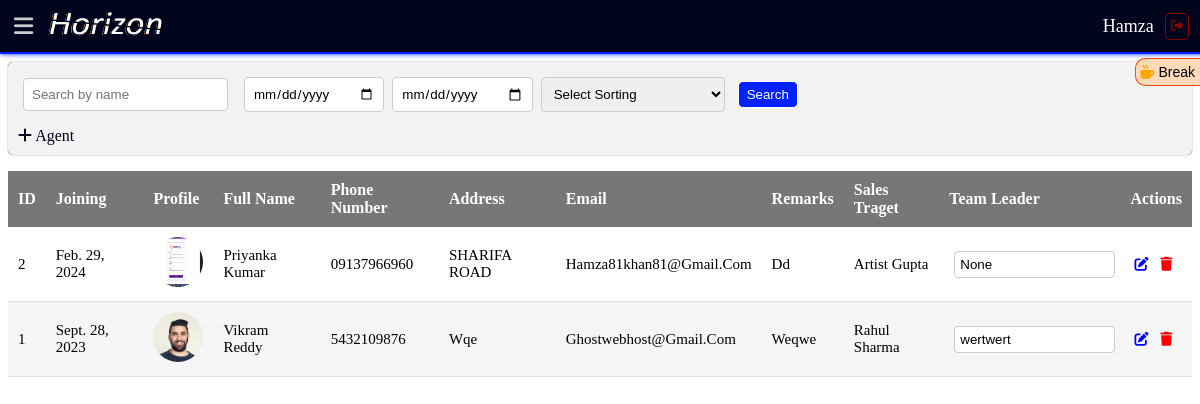
Page /agents/ (signed in) on the committed database.
### realestateapp/models.py (models this page shows, shortened)
class CustomUser(AbstractUser):
    USER_ROLES = [
        (1, "Admin"),
        (2, "Team Leader"),
        (3, "Agent"),
    ]
    role = models.PositiveIntegerField(choices=USER_ROLES, default=1)

class Agent(models.Model):
    auth_user = models.OneToOneField(
        CustomUser, on_delete=models.CASCADE, related_name='agent')
    username = models.CharField(max_length=150, unique=True)
    password = models.CharField(max_length=128)
    profile_pic = models.ImageField(upload_to='employ_profile_pic', null=True)
    first_name = models.CharField(max_length=100)
    last_name = models.CharField(max_length=100)
    email = models.EmailField(unique=True)
    phone_number = models.CharField(max_length=20)
    address = models.TextField()
    joining_date = models.DateField()
    sales_traget = models.CharField(blank=True,null=True,max_length=255)
    remarks = models.TextField(blank=True)
    team_leader = models.ForeignKey(
        TeamLeader, on_delete=models.CASCADE, related_name='agents')

class TeamLeader(models.Model):
    auth_user = models.OneToOneField(
        CustomUser, on_delete=models.CASCADE, related_name='teamleader')
    username = models.CharField(max_length=150)
    password = models.CharField(max_length=128)
    profile_pic = models.ImageField(upload_to='employ_profile_pic', null=True)
    first_name = models.CharField(max_length=100)
    last_name = models.CharField(max_length=100)
    email = models.EmailField(unique=True)
    phone_number = models.CharField(max_length=20)
    address = models.TextField()
    joining_date = models.DateField()
    remarks = models.TextField(blank=True)
    sales_traget = models.CharField(blank=True,null=True,max_length=255)

### realestateapp/views.py (the view, shortened to what this page needs)
# urls.py: path('agents/', AgentListView.as_view(), name='agent_list'),
class AgentListView(LoginRequiredMixin, ListView):
    model = Agent
    template_name = 'agent_list.html'
    paginate_by = 10
    def get_queryset(self):
        filter_val = self.request.GET.get("filter", "")
        date_from = self.request.GET.get("date_from", "")
        date_to = self.request.GET.get("date_to", "")
        team_leader = self.request.GET.get("team_leader", "")
        order_by = self.request.GET.get("orderby", "-id")
        agents = Agent.objects.all()
        user = self.request.user
        if user.role == 2:  # Assuming role field exists on the user model
            team_leader = user.teamleader  # Assuming teamleader field exists on the user model
            agents = Agent.objects.filter(team_leader=team_leader)
        if date_from and date_to:
            date_from = datetime.strptime(date_from, "%Y-%m-%d").date()
            date_to = datetime.strptime(date_to, "%Y-%m-%d").date()
            agents = agents.filter(joining_date__range=(date_from, date_to))
        if team_leader:
            agents = agents.filter(team_leader_id=team_leader)
        agents = agents.order_by(order_by)
        return agents
    def get_context_data(self, **kwargs):
        context = super().get_context_data(**kwargs)
        context["filter"] = self.request.GET.get("filter", "")
        context["date_from"] = self.request.GET.get("date_from", "")
        context["date_to"] = self.request.GET.get("date_to", "")
        context["team_leader"] = self.request.GET.get("team_leader", "")
        context["orderby"] = self.request.GET.get("orderby", "-id")
        context["team_leaders"] = TeamLeader.objects.all()
        return context

### template/agent_list.html (shortened to what this page needs)
{% extends 'base.html' %}
{% block content %}
<br>
<br>
<br>
<div class="form-container">
  <form method="get" action="{% url 'agent_list' %}" class="">
    <div class="form-row align-items-center">
      <div class="search">
        <input type="text" name="filter" class="form-control" placeholder="Search by name " value="{{ filter }}">
      </div>
      <div class="">
        <input type="date" name="date_from" class="form-control" placeholder="Deal Date From" value="{{ date_from }}">
      </div>
      <div class="">
        <input type="date" name="date_to" class="form-control" placeholder="Deal Date To" value="{{ date_to }}">
      </div>
      <div class="">
        <select name="orderby" class="form-control">
          <option value="" selected disabled>Select Sorting</option>
        </select>
      </div>
      <div class="">
        <button type="submit" class="btn btn-primary">Search</button>
      </div>
    </div>
  </form>
  <a class="add" href="#" id="leadLink"><i class="fas fa-regular fa-plus"></i> Agent</a>
</div>
<table class="table">
  <thead>
    <tr>
      <th>ID</th>
      <th>Joining</th>
      <th>Profile</th>
      <th>Full Name</th>
      <th>Phone Number</th>
      <th>Address</th>
      <th>Email</th>
      <th>Remarks</th>
      {% if user.role != 3 %}
      <th>Sales Traget</th>
      {% endif %}
      {% if user.role == 1 %}
      <th>Team Leader</th>
      {% endif %}
      <th>Actions</th>
    </tr>
  </thead>
  <tbody>
    {% for agent in object_list %}
    <tr>
      <td>{{ agent.id }}</td>
      <td>{{ agent.joining_date }}</td>
      <td><img src="{{ agent.profile_pic.url }}" alt="Profile Pic"></td>
      <td>{{ agent.first_name }} {{ agent.last_name }}</td>
      <td>{{ agent.phone_number }}</td>
      <td>{{ agent.address }}</td>
      <td>{{ agent.email }}</td>
      <td>{{ agent.remarks }}</td>
      {% if user.role == 1 %}
      <td>{{ agent.team_leader.first_name }} {{ agent.team_leader.last_name }}</td>
      {% endif %}
      {% if user.role != 3 %}
      <td>
        <form method="post" id="myForm" action="{% url 'agent_update_target' agent.pk %}">
          <input type="text" id="myInput" name="sales_target" value="{{ agent.sales_traget }}">
        </form>
      </td>
      {% endif %}
      <td>
        <a class="edit-item" href="{% url 'agent_update' agent.pk %}"><i class="fas fa-edit"></i></a>
        <a class="remove-item" href="#" data-modal-target="#deleteAgentModal{{ agent.pk }}"><i
            class="fas fa-trash"></i></a>
      </td>
    </tr>
    {% empty %}
    <tr>
      <td colspan="12">No agents found.</td>
    </tr>
    {% endfor %}
  </tbody>
</table>
{% endblock %}

### template/navbar.html (shortened to what this page needs)
{% load static %}
<div class="navbar">
  <div class="nav-left">
    <span id="menu-toggle" aria-label="Toggle Sidebar"><i class="fas fa-bars"></i> </span>
    {% if user.role == 1 %}
    <a href="{% url 'dashboard' %}">
      <img class="navbar-brand" src="{% static 'img/f-logo.png' %}" alt="">
    </a>
    {% elif user.role == 2 %}
    <a href="{% url 'dashboard' %}">
      <img class="navbar-brand" src="{% static 'img/f-logo.png' %}" alt="">
    </a>
    {% elif user.role == 3 %}
    <a href="{% url 'dashboard' %}">
      <img class="navbar-brand" src="{% static 'img/f-logo.png' %}" alt="">
    </a>
    {% endif %}
  </div>
  <div class="nav-right">
    {% if user.is_authenticated %}
    <div id="tea-break">
      <div class="blink">
        <div class="tea-break-icon" onclick="toggleTeaBreak()">
          <i class="fas fa-mug-hot"></i> Break
        </div>
      </div>
    </div>
    {% if user.role == 1 %}
    <p>{{ user.username }}</p>
    {% endif %}
    <a class="sign-out" href="{% url 'user_logout' %}"><i class="fas fa-thin fa-sign-out-alt"></i></a>
    {% endif %}
  </div>
</div>

### realestateapp/static/css/base.css (style rules this page uses)
:root { --color-fade-white: #cacaca; --color-faded-white: #aaaaaa; --color-2-text: #777777; --color-secondary: #FAF1E6; --color-primary: #00041d; --button-color: #0022ff; --received-color: #0022ff88; --sent-color: #0022ff2d; --shade-: #006eff0a; }
table { border-collapse: collapse; width: 100%; text-transform: capitalize; }
table thead th { background-color: var(--color-2-text); color: #ffffff; padding: 10px; text-align: left; width: min-content; }
table tbody td { padding: 10px; border-bottom: 1px solid #e0e0e0; width: min-content; text-align: left; font-size: 15px; }
table tbody tr:nth-child(even) { background-color: #f5f5f5; width: min-content; }
input[type="text"], input[type="email"], input[type="tel"], input[type="number"], input[type="file"], input[type="password"], input[type="date"], input[type="datetime-local"], textarea, select { width: 100%; padding: 8px; border: 1px solid #ccc; border-radius: 4px; box-sizing: border-box; transition: border-color 0.3s ease; margin: 5px !important; font-family: Arial, Helvetica, sans-serif; outline: none; }
img { width: 50px; height: 50px; border-radius: 50%; }
.search { margin-right: 0.5rem !important; }
button { padding: 5px 8px; border: 1px solid #ffffff; border-radius: 5px; background-color: #0022ff; color: white; cursor: pointer; }
a { text-decoration: none; }

### realestateapp/static/css/navbar.css (style rules this page uses)
.navbar { display: flex; justify-content: space-between; align-items: center; background-color: #00041d; padding: 10px; position: fixed; top: 0; left: 0; width: 100%; height: 2rem; z-index: 999; border-bottom: 2px solid #0022ff; box-shadow: 0 0 5px #0022ff; }
.nav-left { display: flex; align-items: center; padding: 0; gap: .5rem; }
.fa-bars { font-size: 22px; color: #cacaca; font-weight: bold; padding: 4px; transition: .3s ease-in-out; cursor: pointer; }
.navbar-brand { height: 1.8rem; border-radius: 10px; transition: .3s ease-in-out; width: 120px; }
.nav-right { display: flex; flex-direction: row; justify-content: right; align-items: center; gap: .1rem; margin-right: 1rem; }
.nav-right > p { color: white; font-size: 18px; text-transform: capitalize; }
.sign-out { margin: 15px 5px ; padding: 5px; color: darkred; border: 1px solid darkred; border-radius: 5px; text-decoration: none; font-size: 12px; transition: .3s color ease-in-out; }
#tea-break { position:fixed; display: flex; flex-direction: column; top: 4.5rem; right: -0px; background: #FFDAB9; border: 1px solid #FF4500; border-right: none; border-radius: 10px; border-top-right-radius: 0; border-bottom-right-radius: 0; transform: translateY(-50%); padding:5px; z-index: 9999; transition: right 0.5s; }
.tea-break-icon { cursor: pointer; color: #000000; font-size: 14px !important; font-family: Arial, Helvetica, sans-serif !important; text-transform: capitalize !important; text-align: center; }
.fa-mug-hot { color: orange; }

### realestateapp/static/css/lead_list.css (style rules this page uses)
.edit-item { color: blue; font-size: 14px; font-weight: 100; padding: 4px; }
.remove-item { color: red; font-size: 14px; font-weight: 100; padding: 4px; cursor: pointer; }
.form-container { background-color: #f2f2f2; padding: 10px; border-radius: 5px; box-shadow: 0 0 1px rgb(0, 0, 0); margin-bottom: 1rem; }
.form-container .form-row { display: flex; justify-content: flex-start; gap: .5rem; align-items: center; margin-bottom: 10px; }
.form-container .form-control { margin-right: 10px; }
.form-container .btn { margin-left: 10px; }
.add { color: #00041d; font-size: 16px; margin-right: 1rem; text-decoration: none; }

### template/agent_list.html (style rules this page uses)
#myInput { border: 1px solid #ccc; padding: 5px; }

### rows in the picture
CustomUser: username "Hamza"
Agent: id "2", joining_date "Feb. 29, 2024", profile_pic (picture), first_name "Priyanka", last_name "Kumar", phone_number "09137966960", address "SHARIFA ROAD", email "Hamza81khan81@gmail.com", remarks "Dd", team_leader.first_name "Artist", team_leader.last_name "Gupta", sales_target "None"
Agent: id "1", joining_date "Sept. 28, 2023", profile_pic (picture), first_name "Vikram", last_name "Reddy", phone_number "5432109876", address "Wqe", email "Ghostwebhost@gmail.com", remarks "Weqwe", team_leader.first_name "Rahul", team_leader.last_name "Sharma", sales_target "wertwert"
